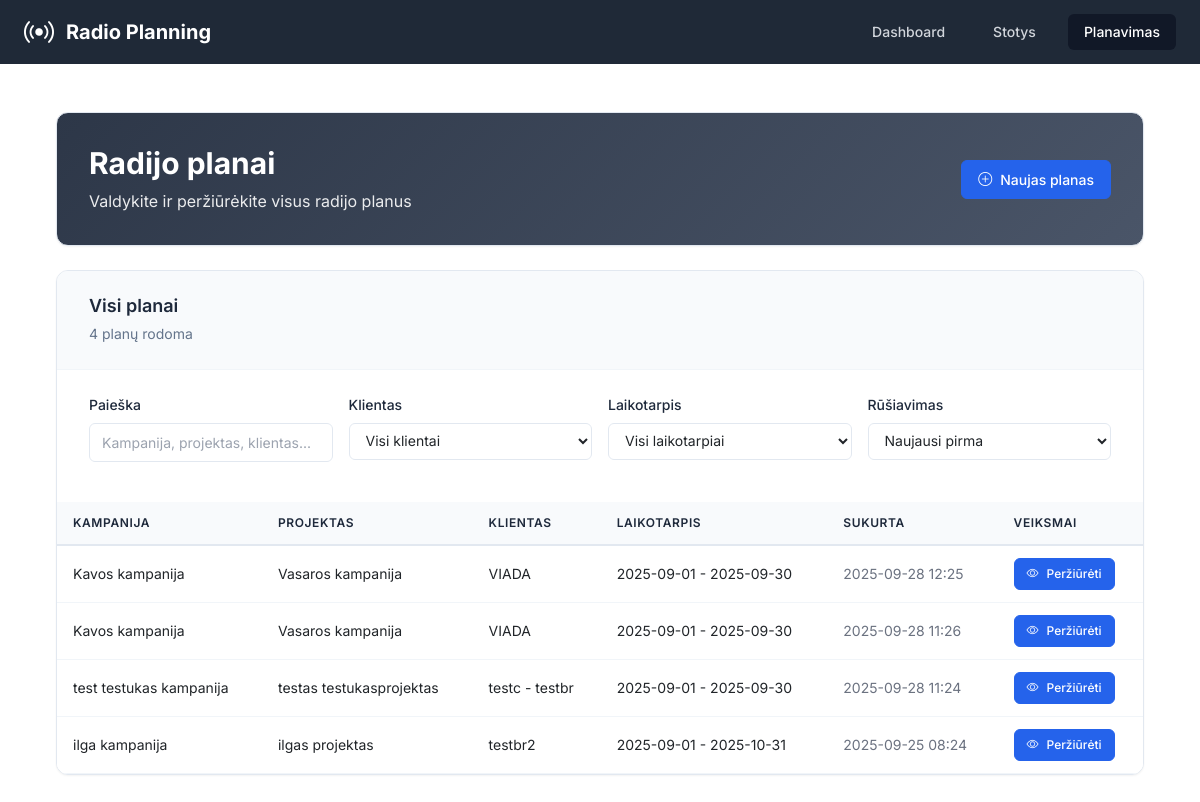
Screenshot of /planning with the database file from the repository.
### app/models.py (models this page shows, shortened)
class RadioPlan(db.Model):
    __tablename__ = 'radio_plans'
    id = db.Column(db.Integer, primary_key=True)
    campaign_id = db.Column(db.Integer, nullable=False)  # From projects-crm
    campaign_name = db.Column(db.String(200))
    project_id = db.Column(db.Integer)
    project_name = db.Column(db.String(200))
    client_brand_id = db.Column(db.Integer)
    client_brand_name = db.Column(db.String(200))
    start_date = db.Column(db.Date, nullable=False)
    end_date = db.Column(db.Date, nullable=False)
    target_audience = db.Column(db.String(50), nullable=False)
    our_discount = db.Column(db.Float, default=0)  # Percentage
    client_discount = db.Column(db.Float, default=0)  # Percentage
    created_at = db.Column(db.DateTime, default=datetime.utcnow)
    updated_at = db.Column(db.DateTime, default=datetime.utcnow, onupdate=datetime.utcnow)
    spots = db.relationship('RadioSpot', backref='plan', lazy='dynamic', cascade='all, delete-orphan')
    clips = db.relationship('RadioClip', backref='plan', lazy='dynamic', cascade='all, delete-orphan')
    selected_stations = db.relationship('RadioStation', secondary=plan_stations, lazy='subquery',
                                      backref=db.backref('plans', lazy=True))

### app/routes.py (the view)
@main_bp.route('/planning')
def planning():
    plans = RadioPlan.query.order_by(RadioPlan.created_at.desc()).all()
    return render_template('planning.html', plans=plans)

### app/templates/planning.html (shortened to what this page needs)
{% extends "base.html" %}
{% block content %}
<div class="container-fluid p-0">
    <div class="dashboard-header mb-4">
        <div class="header-content">
            <div class="flex justify-between items-center">
                <div>
                    <h1 class="text-3xl font-bold mb-2">Radijo planai</h1>
                    <p class="opacity-90">Valdykite ir peržiūrėkite visus radijo planus</p>
                </div>
                <a href="{{ url_for('main.new_plan') }}" class="btn-professional btn-primary">
                    <i class="bi bi-plus-circle"></i>
                    <span>Naujas planas</span>
                </a>
            </div>
        </div>
    </div>
    <div class="professional-section">
        <div class="section-header">
            <div class="section-title">
                <h3>Visi planai</h3>
                <span class="section-subtitle"><span id="filteredCount">{{ plans | length }}</span> planų rodoma</span>
            </div>
        </div>
        <div class="filter-content">
            <div class="filter-grid">
                <div class="filter-item">
                    <label for="searchFilter" class="filter-label">Paieška</label>
                    <input type="text" id="searchFilter" class="filter-input" placeholder="Kampanija, projektas, klientas...">
                </div>
                <div class="filter-item">
                    <label for="clientFilter" class="filter-label">Klientas</label>
                    <select id="clientFilter" class="filter-select">
                        <option value="">Visi klientai</option>
                    </select>
                </div>
                <div class="filter-item">
                    <label for="dateFilter" class="filter-label">Laikotarpis</label>
                    <select id="dateFilter" class="filter-select">
                        <option value="">Visi laikotarpiai</option>
                    </select>
                </div>
                <div class="filter-item">
                    <label for="sortFilter" class="filter-label">Rūšiavimas</label>
                    <select id="sortFilter" class="filter-select">
                        <option value="newest">Naujausi pirma</option>
                    </select>
                </div>
            </div>
        </div>
        <div class="table-container">
            {% if plans %}
            <div class="table-responsive">
                <table class="professional-table">
                    <thead>
                        <tr>
                            <th>Kampanija</th>
                            <th>Projektas</th>
                            <th>Klientas</th>
                            <th>Laikotarpis</th>
                            <th>Sukurta</th>
                            <th>Veiksmai</th>
                        </tr>
                    </thead>
                    <tbody>
                        {% for plan in plans %}
                        <tr class="plan-row"
                            data-campaign="{{ (plan.campaign_name or '')|lower }}"
                            data-project="{{ (plan.project_name or '')|lower }}"
                            data-client="{{ (plan.client_brand_name or '')|lower }}"
                            data-start-date="{{ plan.start_date.strftime('%Y-%m-%d') }}"
                            data-end-date="{{ plan.end_date.strftime('%Y-%m-%d') }}"
                            data-created="{{ plan.created_at.strftime('%Y-%m-%d') }}">
                            <td>{{ plan.campaign_name or 'N/A' }}</td>
                            <td>{{ plan.project_name or 'N/A' }}</td>
                            <td>{{ plan.client_brand_name or 'N/A' }}</td>
                            <td>
                                <span class="text-sm">
                                    {{ plan.start_date.strftime('%Y-%m-%d') }} - {{ plan.end_date.strftime('%Y-%m-%d') }}
                                </span>
                            </td>
                            <td class="text-gray-500 text-sm">{{ plan.created_at.strftime('%Y-%m-%d %H:%M') }}</td>
                            <td>
                                <a href="{{ url_for('main.view_plan', plan_id=plan.id) }}" class="btn-professional btn-primary btn-sm">
                                    <i class="bi bi-eye"></i>
                                    <span>Peržiūrėti</span>
                                </a>
                            </td>
                        </tr>
                        {% endfor %}
                    </tbody>
                </table>
            </div>
            {% endif %}
        </div>
    </div>
</div>
{% endblock %}

### app/templates/base.html (style rules this page uses)
body { font-family: 'Inter', sans-serif; }

### app/templates/planning.html (style rules this page uses)
:root { --primary-color: #2563eb; --success-color: #059669; --info-color: #0891b2; --warning-color: #d97706; --background-light: #f8fafc; --background-white: #ffffff; --text-primary: #1e293b; --text-secondary: #64748b; --text-muted: #94a3b8; --border-color: #e2e8f0; --border-light: #f1f5f9; --shadow-sm: 0 1px 2px 0 rgb(0 0 0 / 0.05); --shadow-md: 0 4px 6px -1px rgb(0 0 0 / 0.1), 0 2px 4px -2px rgb(0 0 0 / 0.1); --shadow-lg: 0 10px 15px -3px rgb(0 0 0 / 0.1), 0 4px 6px -4px rgb(0 0 0 / 0.1); --radius-sm: 6px; --radius-md: 8px; --radius-lg: 12px; }
.dashboard-header { background: linear-gradient(135deg, #2d3748, #4a5568); color: white; border: 1px solid var(--border-color); border-radius: var(--radius-lg); box-shadow: var(--shadow-sm); padding: 2rem; margin-bottom: 2rem; }
.btn-professional { display: inline-flex; align-items: center; gap: 0.5rem; padding: 0.5rem 1rem; border-radius: var(--radius-sm); font-size: 0.875rem; font-weight: 500; text-decoration: none; border: 1px solid transparent; transition: all 0.2s ease; cursor: pointer; }
.btn-professional.btn-sm { padding: 0.375rem 0.75rem; font-size: 0.75rem; }
.btn-professional.btn-primary { background: var(--primary-color); color: white; border-color: var(--primary-color); }
.professional-section { background: var(--background-white); border: 1px solid var(--border-color); border-radius: var(--radius-lg); box-shadow: var(--shadow-sm); overflow: hidden; }
.section-header { padding: 1.5rem 2rem; border-bottom: 1px solid var(--border-light); background: var(--background-light); }
.section-title h3 { font-size: 1.125rem; font-weight: 600; color: var(--text-primary); margin: 0 0 0.25rem 0; }
.section-subtitle { color: var(--text-secondary); font-size: 0.875rem; }
.table-container { overflow: hidden; }
.professional-table { width: 100%; border-collapse: collapse; font-size: 0.875rem; background: var(--background-white); }
.professional-table th { background: var(--background-light); color: var(--text-primary); font-weight: 600; padding: 0.75rem 1rem; text-align: left; border-bottom: 2px solid var(--border-color); font-size: 0.75rem; text-transform: uppercase; letter-spacing: 0.05em; }
.professional-table td { padding: 0.75rem 1rem; border-bottom: 1px solid var(--border-light); vertical-align: middle; font-size: 0.875rem; background: var(--background-white); }
.filter-content { padding: 1.5rem 2rem; }
.filter-grid { display: grid; grid-template-columns: repeat(auto-fit, minmax(200px, 1fr)); gap: 1rem; margin-bottom: 1rem; }
.filter-item { display: flex; flex-direction: column; gap: 0.5rem; }
.filter-label { font-size: 0.875rem; font-weight: 500; color: var(--text-primary); }
.filter-input, .filter-select { padding: 0.5rem 0.75rem; border: 1px solid var(--border-color); border-radius: var(--radius-sm); font-size: 0.875rem; transition: all 0.2s ease; background: var(--background-white); }
.opacity-90 { opacity: 0.9; }

### rows the page displays
RadioPlan: campaign_name "Kavos kampanija", project_name "Vasaros kampanija", client_brand_name "VIADA", start_date "2025-09-01", end_date "2025-09-30", created_at "2025-09-28 12:25"
RadioPlan: campaign_name "Kavos kampanija", project_name "Vasaros kampanija", client_brand_name "VIADA", start_date "2025-09-01", end_date "2025-09-30", created_at "2025-09-28 11:26"
RadioPlan: campaign_name "test testukas kampanija", project_name "testas testukasprojektas", client_brand_name "testc - testbr", start_date "2025-09-01", end_date "2025-09-30", created_at "2025-09-28 11:24"
RadioPlan: campaign_name "ilga kampanija", project_name "ilgas projektas", client_brand_name "testbr2", start_date "2025-09-01", end_date "2025-10-31", created_at "2025-09-25 08:24"

### other values shown
{{ plans | length }} "4"
